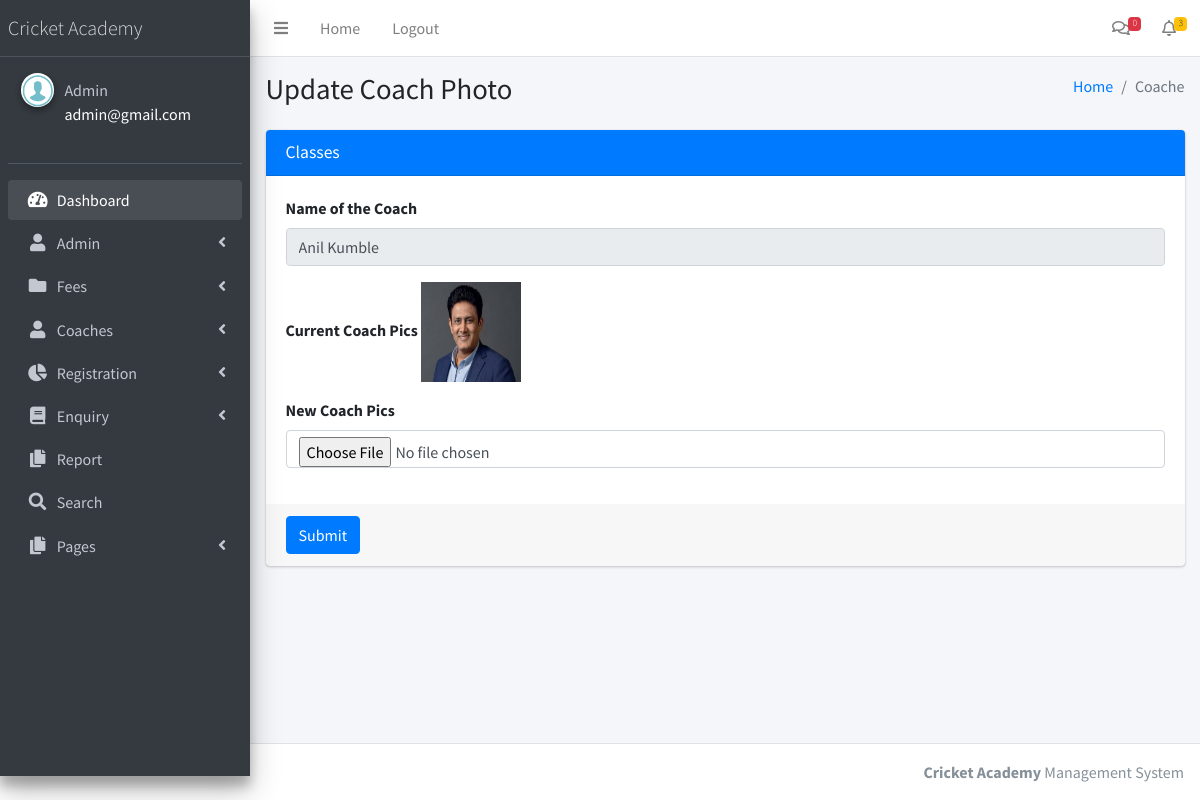
Screenshot of /cricketams/admin/changeimage1.php?editid=1 (signed in) with the database file from the repository.
### tables this page shows
CREATE TABLE `tblcoaches` (
  `ID` int(11) NOT NULL,
  `Name` varchar(250) DEFAULT NULL,
  `MobileNumber` bigint(10) DEFAULT NULL,
  `Email` varchar(250) DEFAULT NULL,
  `CommunicationAddress` mediumtext DEFAULT NULL,
  `Qualification` mediumtext DEFAULT NULL,
  `Achivement` mediumtext DEFAULT NULL,
  `Description` mediumtext DEFAULT NULL,
  `ProfilePics` varchar(250) DEFAULT NULL,
  `CreationDate` timestamp NULL DEFAULT current_timestamp()
);

### cricketams/admin/changeimage1.php (the view, shortened to what this page needs)
<?php
include('includes/dbconnection.php');
if (strlen($_SESSION['aid']==0)) {
  header('location:logout.php');
  } else{
  ?>
<!DOCTYPE html>
<html>
<head>
  <link rel="stylesheet" href="plugins/fontawesome-free/css/all.min.css">
  <link rel="stylesheet" href="https://code.ionicframework.com/ionicons/2.0.1/css/ionicons.min.css">
  <link rel="stylesheet" href="dist/css/adminlte.min.css">
</head>
<body class="hold-transition sidebar-mini">
<div class="wrapper">
 <?php include_once('includes/header.php');?>
  <?php include_once('includes/sidebar.php');?>
  <div class="content-wrapper">
    <section class="content-header">
      <div class="container-fluid">
        <div class="row mb-2">
          <div class="col-sm-6">
            <h1>Update Coach Photo</h1>
          </div>
          <div class="col-sm-6">
            <ol class="breadcrumb float-sm-right">
              <li class="breadcrumb-item"><a href="dashboard.php">Home</a></li>
              <li class="breadcrumb-item active">Coache</li>
            </ol>
          </div>
        </div>
      </div>
    </section>
    <section class="content">
      <div class="container-fluid">
        <div class="row">
          <div class="col-md-12">
            <div class="card card-primary">
              <div class="card-header">
                <h3 class="card-title">Classes</h3>
              </div>
              <form role="form" method="post" enctype="multipart/form-data">
               <?php
$eid=$_GET['editid'];
$sql="SELECT * from  tblcoaches where ID=$eid";
$query = $dbh -> prepare($sql);
$query->execute();
$results=$query->fetchAll(PDO::FETCH_OBJ);
$cnt=1;
if($query->rowCount() > 0)
{
foreach($results as $row)
{               ?>
                <div class="card-body">
                  <div class="form-group">
                    <label for="exampleInputEmail1">Name of the Coach</label>
                    <input value="<?php  echo $row->Name;?>" class="form-control" readonly='true'></option>
                  </div>
                  <div class="form-group">
                    <label for="exampleInputPassword1">Current Coach Pics</label>
                   <img src="images/<?php echo $row->ProfilePics;?>" width="100" height="100" value="<?php  echo $row->ProfilePics;?>">
                  </div>
                <div class="form-group">
                    <label for="exampleInputPassword1">New Coach Pics</label>
                   <input type="file" class="form-control" name="image" value="" required='true'>
                  </div>
                </div>
<?php $cnt=$cnt+1;}} ?>
                <div class="card-footer">
                  <button type="submit" class="btn btn-primary" name="submit">Submit</button>
                </div>
              </form>
            </div>
          </div>
        </div>
      </div>
    </section>
  </div>
  <?php include_once('includes/footer.php');?>
</div>
</body>
</html><?php }  ?>

### cricketams/admin/includes/sidebar.php (shortened to what this page needs)
  <aside class="main-sidebar sidebar-dark-primary elevation-4">
    <a href="dashboard.php" class="brand-link">
      <span class="brand-text font-weight-light">Cricket Academy</span>
    </a>
    <div class="sidebar">
      <div class="user-panel mt-3 pb-3 mb-3 d-flex">
        <div class="image">
          <img src="dist/img/images.png" class="img-circle elevation-2" alt="User Image">
        </div>
        <div class="info">
          <?php
$aid=$_SESSION['aid'];
$sql="SELECT AdminName,Email from  tbladmin where ID=:aid";
$query = $dbh -> prepare($sql);
$query->bindParam(':aid',$aid,PDO::PARAM_STR);
$query->execute();
$results=$query->fetchAll(PDO::FETCH_OBJ);
$cnt=1;
if($query->rowCount() > 0)
{
foreach($results as $row)
{               ?>
          <a href="admin-profile.php" class="d-block"><?php  echo $row->AdminName;?></a>
          <p style="color: white"><?php  echo $row->Email;?><?php $cnt=$cnt+1;}} ?></p>
        </div>
      </div>
      <nav class="mt-2">
        <ul class="nav nav-pills nav-sidebar flex-column" data-widget="treeview" role="menu" data-accordion="false">
          <li class="nav-item has-treeview menu-open">
            <a href="dashboard.php" class="nav-link">
              <i class="nav-icon fas fa-tachometer-alt"></i>
              <p>
                Dashboard
              </p>
            </a>
          </li>
               <li class="nav-item has-treeview">
            <a href="#" class="nav-link">
              <i class="nav-icon fas fa-user"></i>
              <p>
                Admin
                <i class="right fas fa-angle-left"></i>
              </p>
            </a>
          </li>
           <li class="nav-item has-treeview">
            <a href="#" class="nav-link">
              <i class="nav-icon fas fa-folder"></i>
              <p>
                Fees
                <i class="fas fa-angle-left right"></i>
              </p>
            </a>
          </li>
          <li class="nav-item has-treeview">
            <a href="#" class="nav-link">
              <i class="nav-icon fas fa-user"></i>
              <p>
                Coaches
                <i class="fas fa-angle-left right"></i>
              </p>
            </a>
          </li>
          <li class="nav-item has-treeview">
            <a href="#" class="nav-link">
              <i class="nav-icon fas fa-chart-pie"></i>
              <p>
                Registration
                <i class="right fas fa-angle-left"></i>
              </p>
            </a>
          </li>
          <li class="nav-item has-treeview">
            <a href="#" class="nav-link">
             <i class="nav-icon fas fa-book"></i>
              <p>
                Enquiry
                <i class="fas fa-angle-left right"></i>
              </p>
            </a>
          </li>
          <li class="nav-item has-treeview">
            <a href="between-dates-report.php" class="nav-link">
              <i class="nav-icon fas fa-copy"></i>
              <p>
                Report
              </p>
            </a>
          </li>
          <li class="nav-item has-treeview">
            <a href="search.php" class="nav-link">
              <i class="nav-icon fas fa-search"></i>
              <p>
              Search
              </p>
            </a>
          </li>
        <li class="nav-item has-treeview">
            <a href="#" class="nav-link">
              <i class="nav-icon fas fa-copy"></i>
              <p>
                Pages
                <i class="fas fa-angle-left right"></i>
              </p>
            </a>
          </li>
        </ul>
      </nav>
    </div>
  </aside>

### rows the page displays
tblcoaches: Name "Anil Kumble", ProfilePics (picture)

### other values shown
$newenq "0"
$newreg "3"
$row->AdminName "Admin"
$row->Email "admin@gmail.com"
